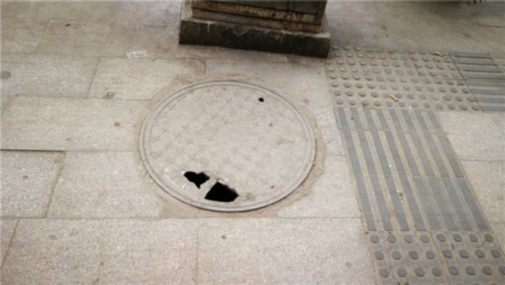
#> input picture datasets/train/broke/1_well1_0084.jpg, 505 x 285 px, shrunk from 750 x 423 before the run; its folder holds only this picture in this run
$ python datasets_expansion.py
#> lines starting #> are read from the running program, lines starting #| are printed output that depends on the picture
import os

import cv2
import numpy as np
from tqdm import tqdm


def apply_operations(image, operations):
    result_images = []
    for operation in operations:
        if operation == 'origin':
            result_images.append(image.copy())
        elif operation == 'gaussian_blur':
            result_images.append(cv2.GaussianBlur(image, (5, 5), 0))
        elif operation == 'brightness_adjustment':
            result_images.append(cv2.convertScaleAbs(image, alpha=1.2, beta=10))
        elif operation == 'noise_addition':
            noise = np.random.normal(loc=0, scale=25, size=image.shape)
            result_images.append(np.clip(image + noise, 0, 255).astype(np.uint8))
        elif operation == 'rotation':
            result_images.append(np.rot90(image))
        elif operation == 'rotation_and_brightness':
            rotated_image = np.rot90(image)
            result_images.append(cv2.convertScaleAbs(rotated_image, alpha=1.2, beta=10))
    return result_images


def expand_dataset(input_folder, output_folder):
#> called with input_folder = '../datasets/train', output_folder = '../datasets/train'
    operations = ['gaussian_blur', 'brightness_adjustment', 'noise_addition', 'rotation', 'rotation_and_brightness']
    for subdir in os.listdir(input_folder):
        input_subdir = os.path.join(input_folder, subdir)
        output_subdir = os.path.join(output_folder, subdir)
        os.makedirs(output_subdir, exist_ok=True)

        for file in tqdm(os.listdir(input_subdir), desc=subdir):
            input_path = os.path.join(input_subdir, file)
            image = cv2.imread(input_path)
#> image is the input picture: shape (285, 505, 3); mean B, G, R 146.8, 158.1, 166

            for operation in operations:
                output_images = apply_operations(image, [operation])

                for i, output_image in enumerate(output_images):
                    output_path = os.path.join(output_subdir, f"{operation}_{i}_{file}")
                    cv2.imwrite(output_path, output_image)
#> this loop made 5 passes
#> pass 2, in expand_dataset, `cv2.imwrite(output_path, output_image)`:
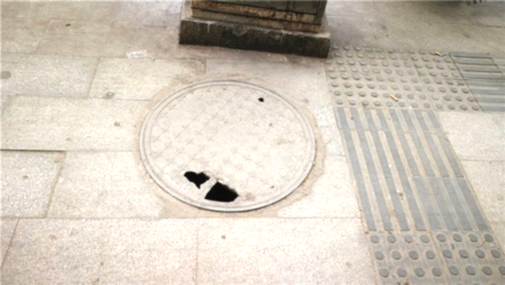
#> saved as brightness_adjustment_0_1_well1_0084.jpg: shape (285, 505, 3); mean B, G, R 186.2, 199.6, 208.6
#> pass 2 of the loop in expand_dataset, `for subdir in os.listdir(input_folder):`:
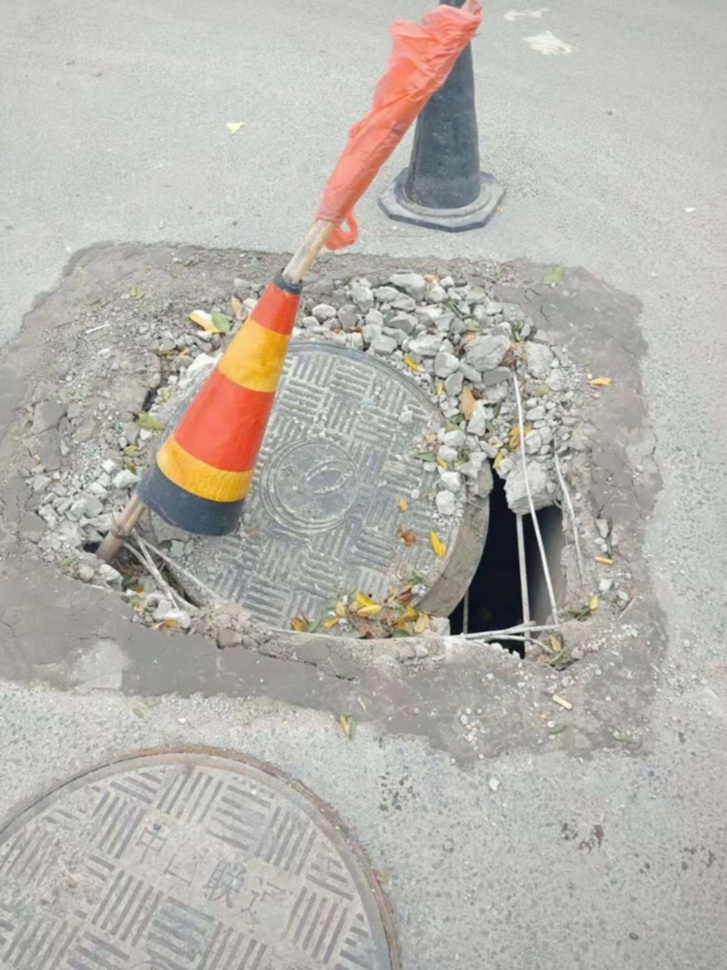
#> input picture datasets/train/circle/1_well5_0020.jpg, 727 x 970 px, shrunk from 1080 x 1440 before the run
#> in expand_dataset, image is the input picture: shape (970, 727, 3); mean B, G, R 172.7, 179.7, 182.6
#> the loop in expand_dataset, `for operation in operations:` made 5 passes
#> pass 2, in expand_dataset, `cv2.imwrite(output_path, output_image)`:
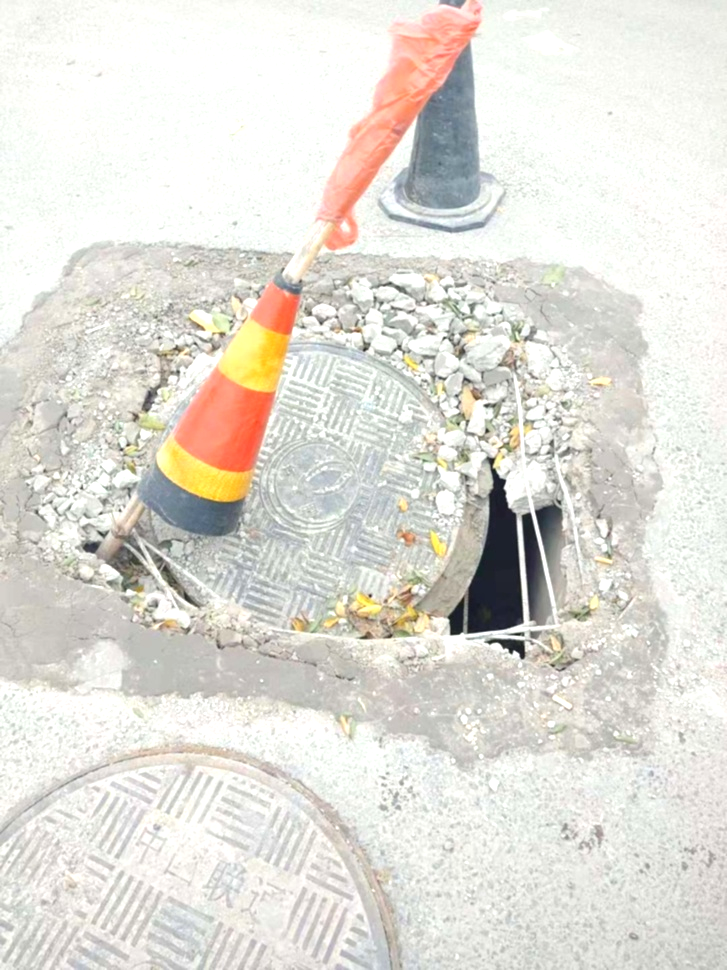
#> saved as brightness_adjustment_0_1_well5_0020.jpg: shape (970, 727, 3); mean B, G, R 216.4, 223.8, 226.5


if __name__ == "__main__":
    input_folder = "../datasets/train"
    output_folder = "../datasets/train"
    expand_dataset(input_folder, output_folder)
